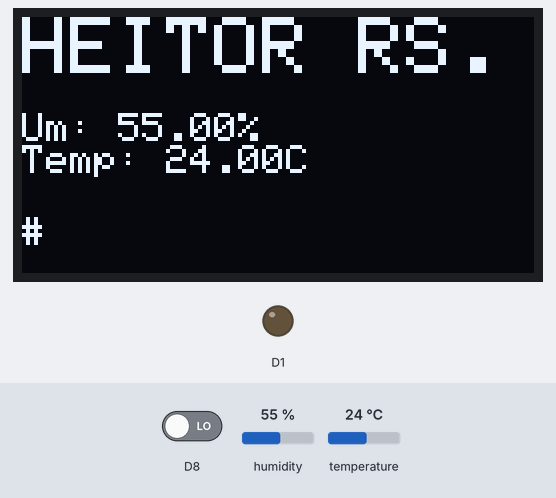
Recording of a sketch running on a simulated ESP8266 (NodeMCU). Parts: 128×64 one-colour display, output pins drawn as LEDs (lit = HIGH). The test bench sets the inputs (shaded band); at power-on: D8 LOW, humidity 55 %, temperature 24 °C. WiFi joins after 1.5 s; servers stay silent unless stated; uploads are accepted with an empty reply; what the sketch prints to the serial monitor is not drawn.

Above: at 8.9 s.
9.0 s: D8 driven HIGH
At 10.1 s:
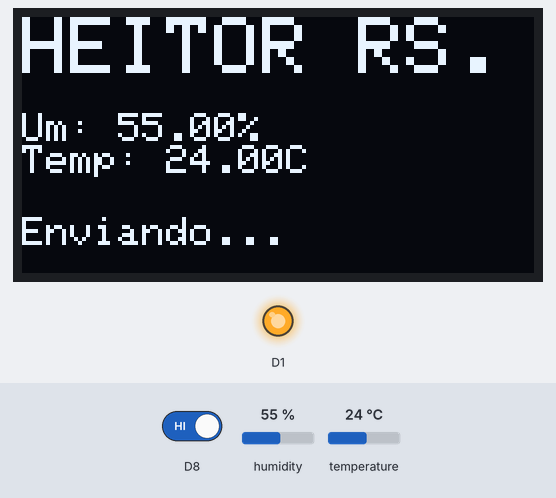
12.5 s: humidity set to 22 %
At 15.7 s:
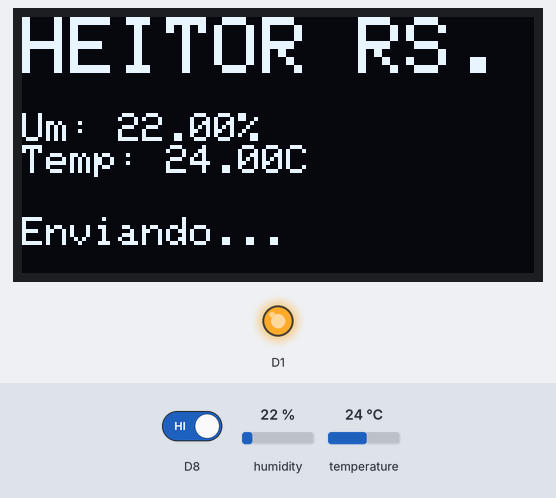
16.1 s: temperature set to 12 °C
At 19.5 s:
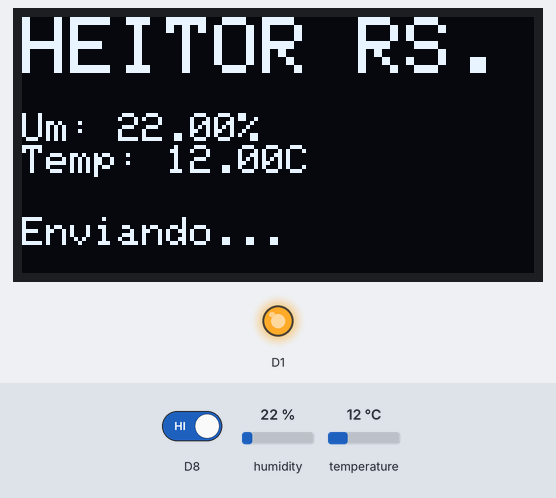
19.9 s: D8 driven LOW
At 23.3 s:
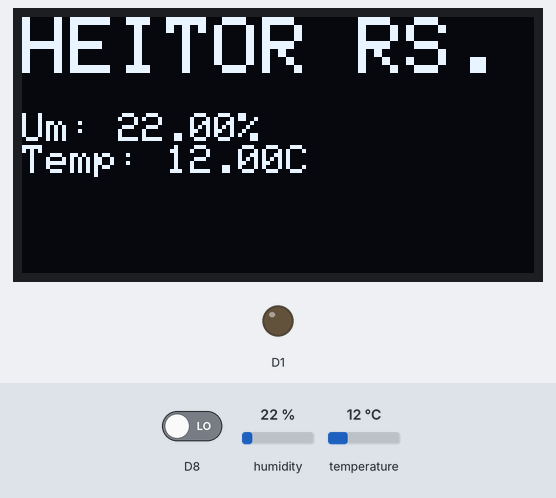
24.2 s: humidity set to 40 %
At 26.0 s:
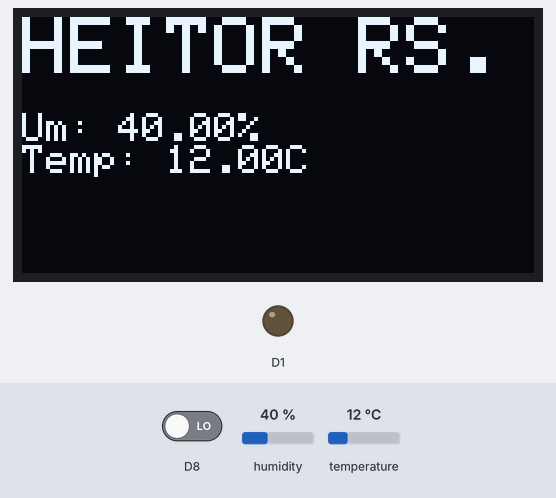
26.9 s: temperature set to 19 °C
At 30.4 s:
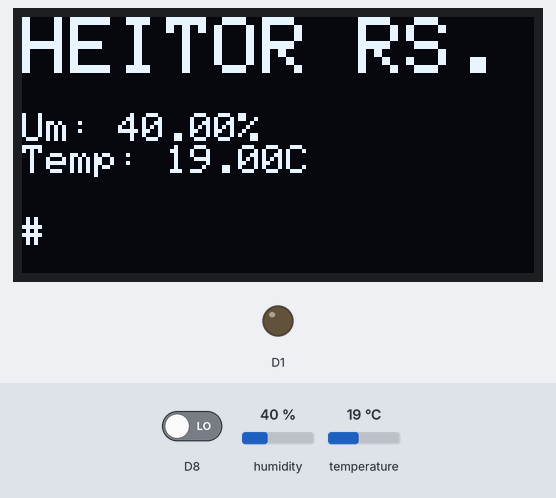
Timing chart, 0 to 31.9 s (numbered marks = the images above; inputs shaded):
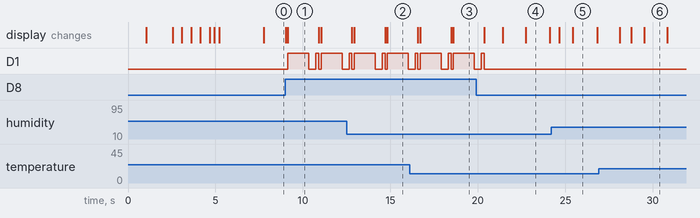

The sketch:

enviaLeituraESP.ino
```cpp
#include <ESP8266WiFi.h>
#include <WiFiClient.h>
#include <ESP8266WebServer.h>
#include <ESP8266HTTPClient.h>
#include <DHT.h>

const char *ssid = "TP-Link_688A";
const char *password = "debarbamiguel";
const int http_port = 8080;

#include <Wire.h>
#include <Adafruit_GFX.h>
#include <Adafruit_SSD1306.h>

#define DHTTYPE DHT11
DHT dht(D4, DHTTYPE, 50);

#define SCREEN_WIDTH 128  // OLED display width, in pixels
#define SCREEN_HEIGHT 64  // OLED display height, in pixels

// Declaration for SSD1306 display connected to custom I2C pins
#define OLED_RESET    -1  // Reset pin # (or -1 if sharing Arduino reset pin)
Adafruit_SSD1306 display(SCREEN_WIDTH, SCREEN_HEIGHT, &Wire, OLED_RESET);

// Custom I2C pins
#define I2C_SDA 12  // GPIO12 (D6)
#define I2C_SCL 14  // GPIO14 (D5)'

float umidade = 0;
float temperatura = 0;
int push = 0;
int a= 0;

WiFiClient client;

void setup() {
  delay(1000);
  Wire.begin(I2C_SDA, I2C_SCL);

  // Initialize OLED display with the I2C address (0x3C) and custom I2C pins
  if(!display.begin(SSD1306_SWITCHCAPVCC, 0x3C)) {
    Serial.println(F("SSD1306 allocation failed"));
    for(;;); // Don't proceed, loop forever
  }
  pinMode(D0, INPUT);
  pinMode(D8, INPUT);
  pinMode(D1, OUTPUT);

  Serial.begin(115200);
  WiFi.mode(WIFI_OFF); delay(1000);
  WiFi.mode(WIFI_STA);
  WiFi.begin(ssid, password); Serial.println(".");

  Serial.print("Conectando");
  int i = 0;
  while (WiFi.status() != WL_CONNECTED) {
    delay(500); Serial.print(".");
    display.clearDisplay();
    display.setTextSize(2);
    display.setTextColor(WHITE);
    display.setCursor(0, 0);
    display.print("Conectando");
    for (int j=0;j<i;j++) {display.print(".");}
    i++;
    if (i>9) {i=0;}
    display.display();
  }

  delay(500);
  display.clearDisplay();
  Serial.println ("");
  Serial.print ("Conectado a "); Serial.println (ssid);
  Serial.print ("Endereço IP: "); Serial.println (WiFi.localIP ());
  Serial.print("MAC: ");    Serial.println(WiFi.macAddress());

  display.setTextSize(2);
  display.setTextColor(WHITE);
  display.setCursor(0, 0);
  display.println("Conectado!");
  display.display(); delay(500);
  display.setTextSize(1);
  display.print("SSID: ");
  display.println(ssid);
  display.display(); delay(250);
  display.print("IP: ");
  display.println(WiFi.localIP ());
  display.display(); delay(250);
  display.print("MAC: \n");
  display.println(WiFi.macAddress());
  display.display(); delay(2500);

  display.clearDisplay();
  display.setTextSize(2);
  display.setTextColor(WHITE);
  display.setCursor(0, 0);
  display.println("HEITOR RS.");
}

void enviaServer(String postData) {
  HTTPClient http;
  http.begin(client, "http://modulo4.migueldebarba.com.br/heitorrs/aula4/insertleitura.php");
  http.addHeader("Content-Type", "application/x-www-form-urlencoded");
  int httpCode = http.POST(postData);
  String payload = http.getString();
  Serial.println("httpCode:" + String(httpCode));
  Serial.println("payload:" + payload);
  http.end();
}


void loop() {

  /*if (digitalRead(D0) == HIGH && push == 0) {

  }
  if (digitalRead(D0) == LOW) {push = 0;}*/

  display.clearDisplay();
  display.setTextSize(2);
  display.setTextColor(WHITE);
  display.setCursor(0, 0);
  display.println("HEITOR RS.");

  umidade     = dht.readHumidity();
  temperatura = dht.readTemperature();

  display.setTextSize(1);
  display.println("\nUm: " + String(umidade) + "%");
  display.println("Temp: " + String(temperatura) + "C");

  a+=1;
  delay(1);
  if (a>50) {a=0;}
  if (a<25) {
    display.setCursor(0, 50);
    display.println("#");
  }
  display.display();


  digitalWrite(D1, LOW);

 if (digitalRead(D8) == HIGH) {
    delay(100);
    display.setCursor(0, 50);
    display.println("Enviando...");
    display.display();
    digitalWrite(D1, HIGH);
    String Mac = WiFi.macAddress();
    String postData = "idmac=" + String(Mac) + "&umidade=" + String(umidade) + "&temperatura=" + String(temperatura) + "&from=ESP8266";
    enviaServer(postData);
    delay(1000);
    digitalWrite(D1, LOW);
    delay(400);
    digitalWrite(D1, HIGH);
    display.clearDisplay();
    delay(100);
  }
  display.display();
}
```

Measured:
- after the input at 9.0 s, D1: goes HIGH 1.2 s, LOW 0.40 s, HIGH 0.18 s, LOW 0.13 s, HIGH 1.2 s, then LOW, starting after 0.14 s; the display: first differs from a run without the input after 0.14 s (image 1)
- after the input at 12.5 s, the display: first differs from a run without the input after 2.2 s (image 2 shows a later state)
- after the input at 16.1 s, the display: first differs from a run without the input after 2.4 s (image 3 shows a later state)
- after the input at 19.9 s, D1: goes on until 20.4 s, then stays LOW
- after the input at 24.2 s, the display: first changes after 0.45 s (image 5 shows a later state)
- after the input at 26.9 s, the display: first differs from a run without the input after 1.9 s (image 6 shows a later state)
- what the display in image 1 shows lasts 1.8 s, from 9.1 s to 10.9 s
